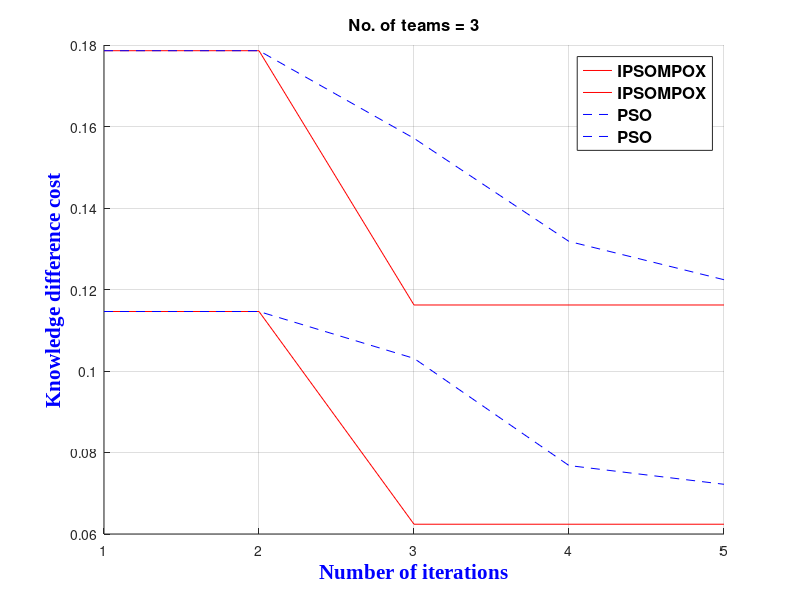

Recreate this plot in MATLAB.
%G?n?ration de quatre fonctions cosinus
IPSOMPOXMAX=[1 0.1786;2 0.1786;3 0.1162;4 0.1162;5 0.1162;];
IPSOMPOXMIN=[1 0.1146;2 0.1146;3 0.0624;4 0.0624;5 0.0624;];
PSOMAX=[1 0.1786;2 0.1786;3 0.1571;4 0.1318;5 0.1224;];
PSOMIN=[1 0.1146;2 0.1146;3 0.1031;4 0.0768;5 0.0722;];
grid
%axis([50 2.5 -5 13])
hold
plot(IPSOMPOXMAX(:,1),IPSOMPOXMAX(:,2),'r');
plot(IPSOMPOXMIN(:,1),IPSOMPOXMIN(:,2),'r');
plot(PSOMAX(:,1),PSOMAX(:,2),'b','linestyle','--');
plot(PSOMIN(:,1),PSOMIN(:,2),'b','linestyle','--');
% La fonction plot fonctionne par paire: on indique d'abord le vecteur en abscisse puis le vecteur en ordonn?e.
% On peut par la suite rajouter une couleur ou un style en utilisant un code entre les ''. 
%Ces codes sont r?sum?s en fin de tutoriel (menututo.com) 

title({'No. of teams = 3'},...    %L?gende du trac? avec le texte ? afficher se trouvant entre {}
      'FontSize',12,'FontWeight','bold')
% L'option Location indique l'emplacement de la l?gende dans la figure
% L'option FontSize indique la taille de la police
% L'option FontWeight permet de mettre le texte en gras en ?crivant 'bold' ? la suite
legend({'IPSOMPOX','IPSOMPOX','PSO','PSO'},'Location','northeast',...    %L?gende du trac? avec le texte ? afficher se trouvant entre {}
      'FontSize',12,'FontWeight','bold') 
xlabel('Number of iterations','FontSize',15,...              %Nom de l'axe des abscisses du trac?
       'FontWeight','bold','FontName',...
       'Times New Roman','Color','b')
ylabel('Knowledge difference cost','FontSize',15,...      %Nom de l'axe des ordonn?es du trac?
       'FontWeight','bold','FontName',...
       'Times New Roman','Color','b')